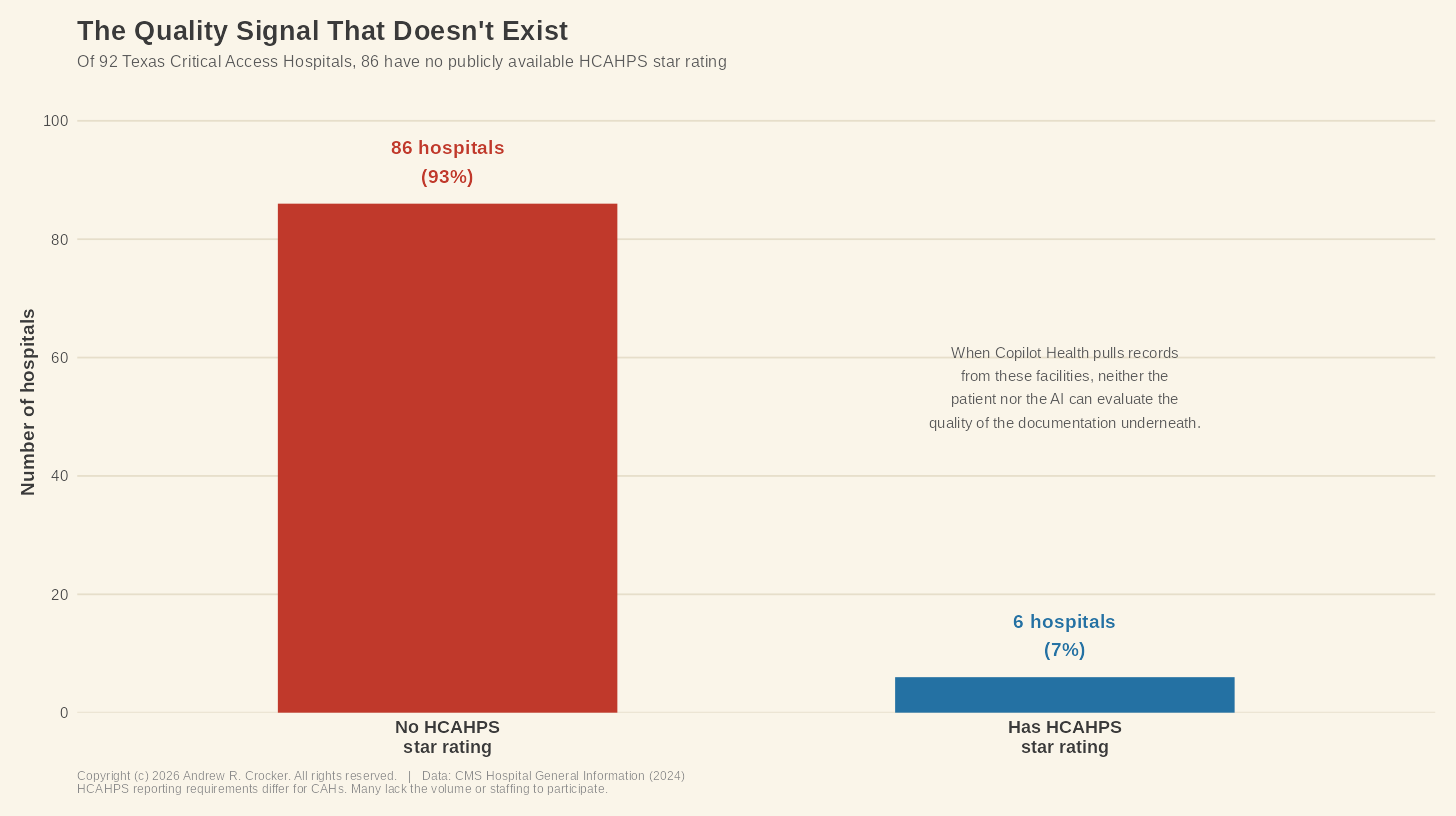

The script that saved this image:
library(ggplot2)

theme_1950s <- function() {
  theme_minimal(base_family = "Arial", base_size = 14) +
    theme(
      plot.background = element_rect(fill = "#FAF5E9", color = NA),
      panel.background = element_rect(fill = "#FAF5E9", color = NA),
      panel.grid.major = element_line(color = "#E6DECA", linewidth = 0.6),
      panel.grid.minor = element_blank(),
      axis.title = element_text(face = "bold", color = "#3A3A3A"),
      axis.text = element_text(color = "#4A4A4A"),
      plot.title = element_text(face = "bold", size = 20, color = "#3A3A3A"),
      plot.subtitle = element_text(size = 13, color = "#5A5A5A"),
      plot.margin = margin(15, 15, 15, 15),
      legend.position = "none"
    )
}

# ── Data ──
# 92 Texas Critical Access Hospitals
# 86 lack HCAHPS star ratings (no public quality signal)
# 6 have HCAHPS star ratings

df <- data.frame(
  category = c("No HCAHPS\nstar rating", "Has HCAHPS\nstar rating"),
  count = c(86, 6),
  pct = c(86/92 * 100, 6/92 * 100),
  stringsAsFactors = FALSE
)

df$category <- factor(df$category, levels = c("No HCAHPS\nstar rating", "Has HCAHPS\nstar rating"))

col_no_rating <- "#C0392B"
col_has_rating <- "#2471A3"

p <- ggplot(df, aes(x = category, y = count)) +
  geom_col(
    fill = c(col_no_rating, col_has_rating),
    width = 0.55
  ) +
  # Count labels on bars
  geom_text(
    aes(label = paste0(count, " hospitals\n(", round(pct), "%)")),
    vjust = -0.5,
    size = 5,
    fontface = "bold",
    color = c(col_no_rating, col_has_rating),
    family = "Arial"
  ) +
  # Annotation explaining why this matters
  annotate(
    "text",
    x = 2.0, y = 55,
    label = "When Copilot Health pulls records\nfrom these facilities, neither the\npatient nor the AI can evaluate the\nquality of the documentation underneath.",
    size = 3.8, color = "#5A5A5A", family = "Arial",
    lineheight = 1.3, hjust = 0.5
  ) +
  scale_y_continuous(
    limits = c(0, 100),
    breaks = seq(0, 100, by = 20),
    expand = expansion(mult = c(0, 0.05))
  ) +
  labs(
    title = "The Quality Signal That Doesn't Exist",
    subtitle = "Of 92 Texas Critical Access Hospitals, 86 have no publicly available HCAHPS star rating",
    x = NULL,
    y = "Number of hospitals",
    caption = "Copyright (c) 2026 Andrew R. Crocker. All rights reserved.   |   Data: CMS Hospital General Information (2024)\nHCAHPS reporting requirements differ for CAHs. Many lack the volume or staffing to participate."
  ) +
  theme_1950s() +
  theme(
    panel.grid.major.x = element_blank(),
    axis.text.x = element_text(size = 13, face = "bold", color = "#3A3A3A"),
    plot.caption = element_text(size = 9, color = "#8A8A8A", hjust = 0, margin = margin(t = 10)),
    plot.subtitle = element_text(size = 12, color = "#5A5A5A", margin = margin(b = 15))
  )

ggsave("/home/claude/cah_quality_gap.png", p, width = 1456/100, height = 816/100, dpi = 100, bg = "#FAF5E9")
cat("Chart 1 saved.\n")
